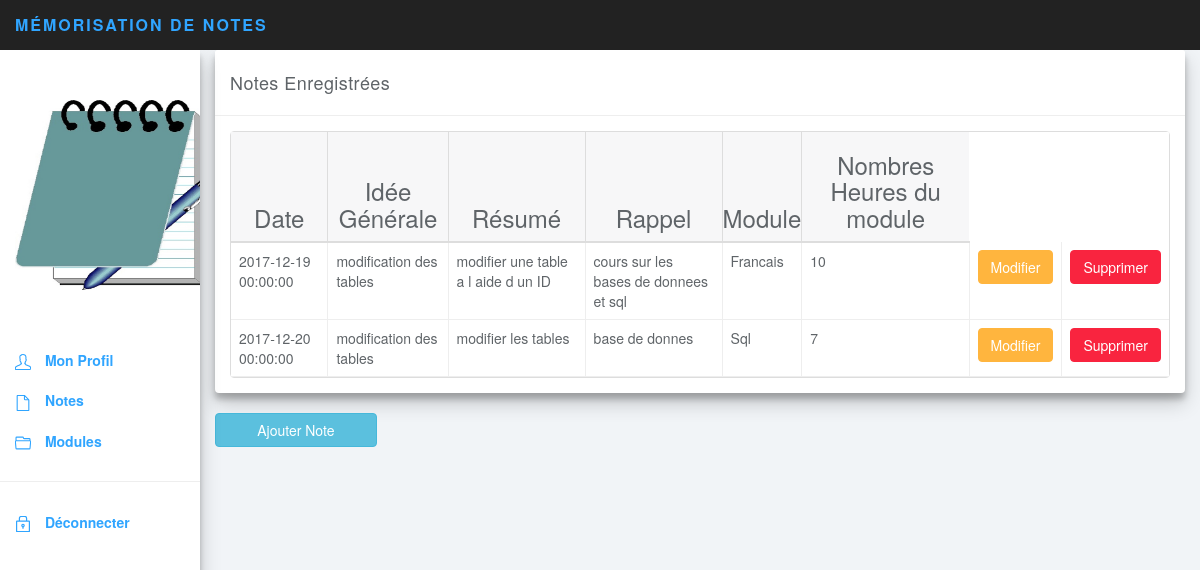
/aff_note.php (signed in), run on the app's committed database.
### tables this page shows
CREATE TABLE IF NOT EXISTS `note` (
  `Num_Note` int(11) NOT NULL AUTO_INCREMENT,
  `Date_Note` datetime NOT NULL,
  `Idee_Generale` varchar(100) NOT NULL,
  `Resume` text NOT NULL,
  `Rappel` varchar(100) NOT NULL,
  `Num_Module` int(11) NOT NULL,
  `id_user` int(11) NOT NULL,
  PRIMARY KEY (`Num_Note`),
  KEY `Num_Module` (`Num_Module`),
  KEY `id_user` (`id_user`)
);

CREATE TABLE IF NOT EXISTS `module` (
  `Num_Module` int(11) NOT NULL AUTO_INCREMENT,
  `Nom_Module` varchar(20) NOT NULL,
  `Nb_Heures` int(11) NOT NULL,
  PRIMARY KEY (`Num_Module`)
);

### tableau.php (the view, shortened to what this page needs)
<!DOCTYPE html>
<html>
<div class="row">
			<div class="col-lg-12">
				<div class="panel panel-default" style=" box-shadow: 0 10px 20px rgba(0,0,0,0.19), 0 6px 6px rgba(0,0,0,0.23);">
					<div class="panel-heading">Notes Enregistrées</div>
					<div class="panel-body">
						<table data-toggle="table"   data-search="true"  data-pagination="true"  >
						    <thead>
						    <tr>
						        <th  data-sortable="true" ><h3><center>Date</center></h3></th>
						        <th   data-sortable="true"><h3><center>Idée Générale</center></h3></th>
						        <th data-sortable="true"><h3><center>Résumé</center></h3></th>
								<th data-sortable="true"><h3><center>Rappel</center></h3></th>
								<th data-sortable="true"><h3><center>Module</center></h3></th>
								<th  data-sortable="true"><h3><center>Nombres Heures du module</center></h3></th>
							</tr>
						    </thead>
							<tbody>
							<?php
							$user=$_SESSION["id_user"];
							$q =  "select * from note where id_user='$user'";
							$r = $db -> query($q) ;
							while ($c = $r -> fetch())
							{
							?>
							<tr>
							<td>
							<?php echo $c['Date_Note'] ; ?>
							</td>
							<td>
							<?php echo $c['Idee_Generale']; ?>
							</td>
							<td>
							<?php echo $c['Resume'] ; ?>
							</td>
							<td>
							<?php echo $c['Rappel'];   ?>
							</td>
                             <?php
                             $num=$c['Num_Module'];
							$q1 =  "select * from module where Num_Module=$num";
							$r1 = $db -> query($q1) ;
							$c1 = $r1 -> fetch();
							?>
							<td>
							<?php echo $c1['Nom_Module'] ; ?>
							</td>
							<td>
							<?php echo $c1['Nb_Heures'];   ?>
							</td>
							<td style = "text-align:center;">
							<?php
						echo "<a href=\"modifier_note.php?id=".$c['Num_Note']."\" class=\"btn btn-warning\">Modifier</span>" ;
							?>
							</td>
							<td style = "text-align:center;">
							<?php
			echo "<a href=\"supprimer_note.php?id=".$c['Num_Note']."\" class=\"btn btn-danger\">Supprimer</span>" ;
							?>
							</td>
							</tr>
							<?php
							}
							?>
							</tbody>
						</table>
					</div>
				</div>
			</div>
		</div>
<span><a href="acceuil.php" class="btn btn-info col-xs-6 col-sm-4 col-lg-2" >Ajouter Note</a></span>
	</html>

### aff_note.php (shortened to what this page needs)
<!DOCTYPE html>
<?php
 include('cnx.php');
?>
<html>
<head>
	<?php include('inccss.php'); ?>
</head>
<body>
<nav class="navbar navbar-inverse navbar-fixed-top" role="navigation">
<?php include('header.php'); ?>
</nav>
<?php include('menu.php'); ?>
<div class="col-sm-9 col-sm-offset-3 col-lg-10 col-lg-offset-2 main">
<?php include('tableau.php'); ?>
</div>
</body>
</html>

### inccss.php (shortened to what this page needs)
<link href="css/bootstrap.min.css" rel="stylesheet">
<link href="css/datepicker3.css" rel="stylesheet">
<link href="css/styles.css" rel="stylesheet">
<link href="css/bootstrap-table.css" rel="stylesheet">

### header.php (shortened to what this page needs)
<div class="container-fluid">
	<div class="navbar-header">
		<MARQUEE LOOP="17"><a class="navbar-brand" href="#"><span><strong> Mémorisation de  notes </strong></span></a> </MARQUEE>
	</div>
</div>

### menu.php
<div id="sidebar-collapse" class="col-sm-3 col-lg-2 sidebar"  style=" box-shadow: 0 10px 20px rgba(0,0,0,0.19), 0 6px 6px rgba(0,0,0,0.23);">
<br><br>
<ul class="nav menu">
			<li>  <a href="acceuil.php"> <div ><img src="pen2.jpg" height="190" width="210" ></div></a></li> <br><br>
			<li ><a href="profil.php" ><svg class="glyph stroked male-user"><use xlink:href="#stroked-male-user"></use></svg><strong> Mon Profil</strong></a></li>
		    <li><a href="aff_note.php"><svg class="glyph stroked blank document"><use xlink:href="#stroked-blank-document"/></svg> <strong>Notes</strong> </a></li>
		    <li><a href="aff_module.php"><svg class="glyph stroked open folder"><use xlink:href="#stroked-open-folder"/></svg></use></svg><strong> Modules</strong> </a></li>
			<li role="presentation" class="divider"></li>
			<li><a href="deconnect.php"><svg class="glyph stroked lock"><use xlink:href="#stroked-lock"/></svg></use></svg> <strong>Déconnecter </strong></a></li>
		</ul>
</div>

### css/styles.css (style rules this page uses)
body { background: #f1f4f7; padding-top: 50px; color: #5f6468; }
a, a:hover, a:focus { color: #30a5ff; }
h1, h2, h3, h4, h5, h6 { color: #5f6468; }
h3, h4 { font-weight: 300; }
.navbar-header .navbar-brand { color: #fff; font-size: 16px; text-transform: uppercase; font-weight: 500; letter-spacing: 2px; }
.navbar-header .navbar-brand span { color: #30a5ff; }
.btn-warning, .btn-warning:hover, .btn-warning:focus, .btn-warning:active, .btn-warning.active, .open > .dropdown-toggle.btn-warning, .btn-warning.disabled, .btn-warning[disabled], fieldset[disabled] .btn-warning, .btn-warning.disabled:hover, .btn-warning[disabled]:hover, fieldset[disabled] .btn-warning:hover, .btn-warning.disabled:focus, .btn-warning[disabled]:focus, fieldset[disabled] .btn-warning:focus, .btn-warning.disabled:active, .btn-warning[disabled]:active, fieldset[disabled] .btn-warning:active, .btn-warning.disabled.active, .btn-warning[disabled].active, fieldset[disabled] .btn-warning.active { background-color: #ffb53e; border-color: #ffb53e; }
.btn-danger, .btn-danger:hover, .btn-danger:focus, .btn-danger:active, .btn-danger.active, .open > .dropdown-toggle.btn-danger, .btn-danger.disabled, .btn-danger[disabled], fieldset[disabled] .btn-danger, .btn-danger.disabled:hover, .btn-danger[disabled]:hover, fieldset[disabled] .btn-danger:hover, .btn-danger.disabled:focus, .btn-danger[disabled]:focus, fieldset[disabled] .btn-danger:focus, .btn-danger.disabled:active, .btn-danger[disabled]:active, fieldset[disabled] .btn-danger:active, .btn-danger.disabled.active, .btn-danger[disabled].active, fieldset[disabled] .btn-danger.active { background-color: #f9243f; border-color: #f9243f; }
.panel { border: 0; }
.panel-heading { font-size: 18px; font-weight: 300; letter-spacing: 0.025em; height: 66px; line-height: 45px; }
.panel-default .panel-heading { background: #fff; border-bottom: 1px solid #eee; color: #5f6468; }
.navbar { border: 0; }
.sidebar { display: block; background-color: #fff; padding: 0; display: none; }
@media (min-width: 768px) { .sidebar { display: block; position: fixed; top: 50px; bottom: 0; left: 0; z-index: 1000; display: block; margin: 0; padding: 0; overflow-x: hidden; overflow-y: auto; background-color: #fff; box-shadow: 1px 0px 10px rgba(0, 0, 0, .05); } }
@media (min-width: 768px) { .navbar-header { width: 100%; } }
.sidebar ul.nav li.divider { border-bottom: 1px solid #eee; margin: 20px 0; }
.table { background: #fff; }
.fixed-table-container thead th { background: #f7f7f8; border-color: #ddd; color: #5f6468; font-weight: 300; font-size: 16px; }
.fixed-table-container tbody td { border: 1px solid #eee; }
.fixed-table-container tbody td:last-child { border-right: none; }
.table>thead>tr>th { border-bottom: 1px solid #e6e7e8; vertical-align: middle; height: 50px; }
.sidebar .glyph, .user-menu .glyph { height: 16px; width: 16px; margin: 0 10px 0 0; stroke-width: 3px; }

### data on the page
note: Date_Note "2017-12-19 00:00:00", Idee_Generale "modification des tables", Resume "modifier une table a l aide d un ID", Rappel "cours sur les bases de donnees et sql", Num_Module.Nom_Module "Francais", Num_Module.Nb_Heures "10"
note: Date_Note "2017-12-20 00:00:00", Idee_Generale "modification des tables", Resume "modifier les tables", Rappel "base de donnes", Num_Module.Nom_Module "Sql", Num_Module.Nb_Heures "7"
